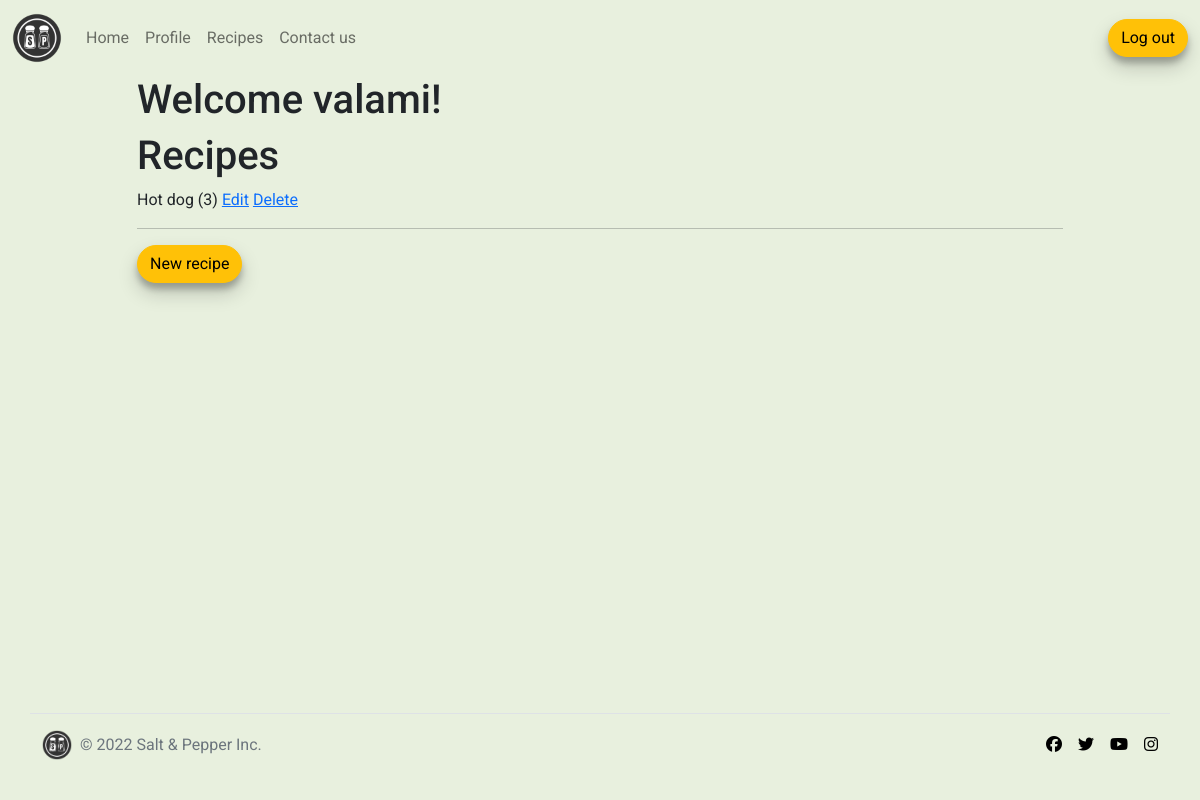
Page /accounts/profile/ (signed in) on the earlier database version.
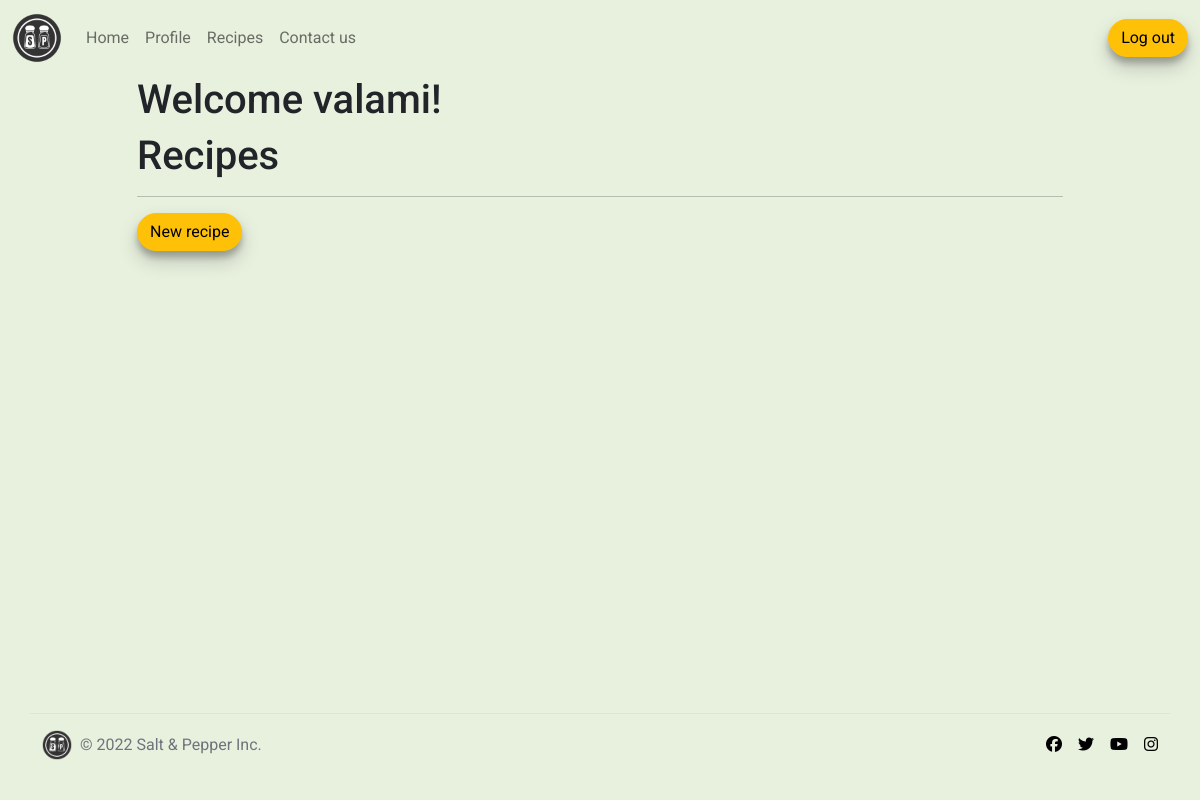
Same page on the later database version.
### recipe_collection/models.py (models this page shows, shortened)
class Recipe(models.Model):
    name = models.CharField(max_length=255)
    photo = models.CharField(max_length=255)
    short_description = models.TextField(default="")
    preparation_guide = models.TextField()
    difficulty = models.CharField(max_length=255)
    ideal_for = models.CharField(max_length=255)
    preparation_time = models.IntegerField(verbose_name="Preparation time (in minutes)")
    ingredients = models.TextField(max_length=255)
    created_by = models.ForeignKey(User, on_delete=models.CASCADE, null=True)

### recipe_collection/views.py (the view)
# urls.py: path('accounts/profile/', Views.recipe_list, name="profile_page"),
@login_required
def recipe_list(request):
    context = {
        "recipes": Recipe.objects.filter(created_by=request.user.id),
        "form": RecipeForm()
    }
    return render(request, "recipe-list.html", context)

### templates/recipe-list.html (shortened to what this page needs)
{% extends 'base.html' %}
{% block 'body-class' %}bg-green-apple no-bg-img{% endblock %}
{% block 'footer-style' %}sp-footer{% endblock %}
{% block content %}
  <div class="row bg-green-apple">
    <div class="col-sm-1">
    </div>
    <div class="col-sm-10" >
      <h1>Welcome {{ user.username }}!</h1>
      <h1>Recipes</h1>
      {% for recipe in recipes %}
        <div>
          {{ recipe.name }} ({{ recipe.id }})
          <a href="/update-recipe/{{ recipe.id }}/">Edit</a>
          <a href="/delete-recipe/{{ recipe.id }}/"  onclick="return confirm('Are you sure you want to delete?')">Delete</a>
        </div>
      {% endfor %}
      <hr />
      <a href="{% url 'new_recipe_form' %}" class="btn btn-warning">New recipe</a>
    </div>
    <div class="col-sm-1"></div>
  </div>
{% endblock %}

Differences in the rows shown:
removed Recipe: name "Hot dog", id "3"
